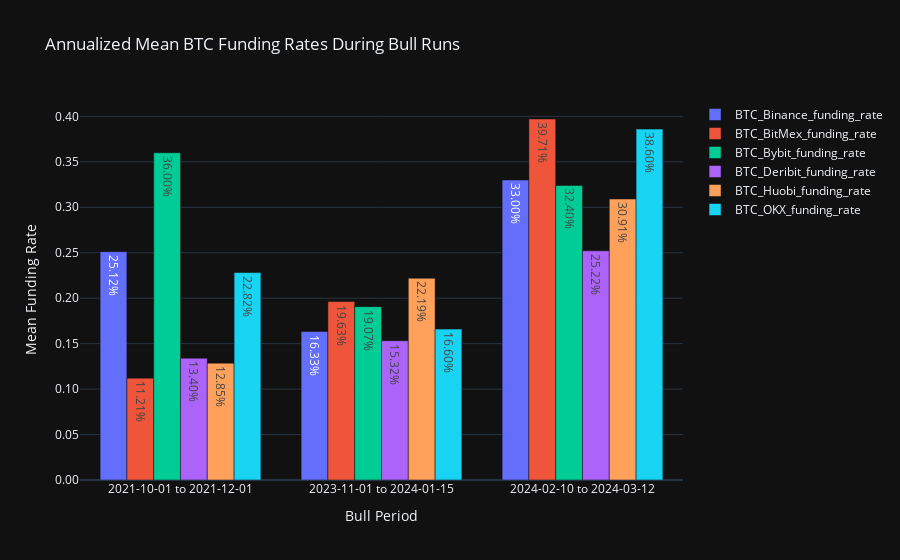

Write notebook code for a chart like this one.
### Markdown cell above
### Compare funding rates during bull and bear periods across exchanges

### Code cell
# Step 3: Define bull periods
bull_periods = [
    ("2021-10-01", "2021-12-01"),
    ("2023-11-01", "2024-01-15"),
    ("2024-02-10", "2024-03-12")
]

# Step 4: Calculate means and plot in a bar chart
mean_funding_rates = {}

for start_date, end_date in bull_periods:
    period_df = merged_df.loc[start_date:end_date]
    mean_funding_rates[start_date + " to " + end_date] = period_df.mean() * 3 * 365

mean_funding_rates_df = pd.DataFrame(mean_funding_rates)

fig = go.Figure()

for exchange in mean_funding_rates_df.index:
    fig.add_trace(go.Bar(
        x=mean_funding_rates_df.columns,
        y=mean_funding_rates_df.loc[exchange],
        name=exchange,
        text=mean_funding_rates_df.loc[exchange] * 100,  # Multiply by 100 to convert to percentage
        texttemplate='%{text:.2f}%',  # Format as percentage with two decimal places
        textposition='inside'  # Position text outside the bars
    ))

fig.update_layout(
    title='Annualized Mean BTC Funding Rates During Bull Runs',
    xaxis_title='Bull Period',
    yaxis_title='Mean Funding Rate',
    barmode='group',
    yaxis=dict(
        tickformat=".2f"
    ),
)

fig.show()

### Figure 1 — Plotly figure (JSON) as saved in the notebook; plotly's stock layout.template omitted (floating-point values rounded to 4 significant figures)
{"data": [{"name": "BTC_Binance_funding_rate", "text": [25.12, 16.33, 33.0], "textposition": "inside", "texttemplate": "%{text:.2f}%", "x": ["2021-10-01 to 2021-12-01", "2023-11-01 to 2024-01-15", "2024-02-10 to 2024-03-12"], "y": [0.2512, 0.1633, 0.33], "type": "bar"}, {"name": "BTC_BitMex_funding_rate", "text": [11.21, 19.63, 39.71], "textposition": "inside", "texttemplate": "%{text:.2f}%", "x": ["2021-10-01 to 2021-12-01", "2023-11-01 to 2024-01-15", "2024-02-10 to 2024-03-12"], "y": [0.1121, 0.1963, 0.3971], "type": "bar"}, {"name": "BTC_Bybit_funding_rate", "text": [36.0, 19.07, 32.4], "textposition": "inside", "texttemplate": "%{text:.2f}%", "x": ["2021-10-01 to 2021-12-01", "2023-11-01 to 2024-01-15", "2024-02-10 to 2024-03-12"], "y": [0.36, 0.1907, 0.324], "type": "bar"}, {"name": "BTC_Deribit_funding_rate", "text": [13.4, 15.32, 25.22], "textposition": "inside", "texttemplate": "%{text:.2f}%", "x": ["2021-10-01 to 2021-12-01", "2023-11-01 to 2024-01-15", "2024-02-10 to 2024-03-12"], "y": [0.134, 0.1532, 0.2522], "type": "bar"}, {"name": "BTC_Huobi_funding_rate", "text": [12.85, 22.19, 30.91], "textposition": "inside", "texttemplate": "%{text:.2f}%", "x": ["2021-10-01 to 2021-12-01", "2023-11-01 to 2024-01-15", "2024-02-10 to 2024-03-12"], "y": [0.1285, 0.2219, 0.3091], "type": "bar"}, {"name": "BTC_OKX_funding_rate", "text": [22.82, 16.6, 38.6], "textposition": "inside", "texttemplate": "%{text:.2f}%", "x": ["2021-10-01 to 2021-12-01", "2023-11-01 to 2024-01-15", "2024-02-10 to 2024-03-12"], "y": [0.2282, 0.166, 0.386], "type": "bar"}], "layout": {"yaxis": {"title": {"text": "Mean Funding Rate"}, "tickformat": ".2f"}, "title": {"text": "Annualized Mean BTC Funding Rates During Bull Runs"}, "xaxis": {"title": {"text": "Bull Period"}}, "barmode": "group"}}
